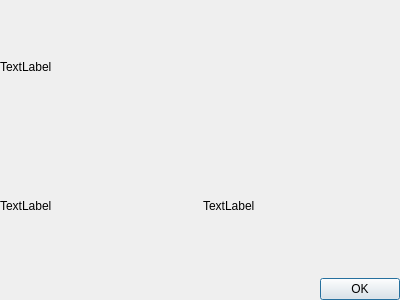
<?xml version="1.0" encoding="UTF-8"?>
<ui version="4.0">
 <class>Msgbox</class>
 <widget class="QDialog" name="Msgbox">
  <property name="geometry">
   <rect>
    <x>0</x>
    <y>0</y>
    <width>400</width>
    <height>300</height>
   </rect>
  </property>
  <property name="minimumSize">
   <size>
    <width>0</width>
    <height>0</height>
   </size>
  </property>
  <property name="windowTitle">
   <string>Dialog</string>
  </property>
  <layout class="QVBoxLayout" name="verticalLayout">
   <property name="leftMargin">
    <number>0</number>
   </property>
   <property name="topMargin">
    <number>0</number>
   </property>
   <property name="rightMargin">
    <number>0</number>
   </property>
   <property name="bottomMargin">
    <number>0</number>
   </property>
   <item>
    <widget class="QLabel" name="lblTitle">
     <property name="minimumSize">
      <size>
       <width>180</width>
       <height>25</height>
      </size>
     </property>
     <property name="text">
      <string>TextLabel</string>
     </property>
    </widget>
   </item>
   <item>
    <layout class="QHBoxLayout" name="horizontalLayout">
     <item>
      <widget class="QLabel" name="lblIcon">
       <property name="text">
        <string>TextLabel</string>
       </property>
      </widget>
     </item>
     <item>
      <widget class="QLabel" name="lblInfo">
       <property name="minimumSize">
        <size>
         <width>0</width>
         <height>30</height>
        </size>
       </property>
       <property name="text">
        <string>TextLabel</string>
       </property>
       <property name="wordWrap">
        <bool>true</bool>
       </property>
      </widget>
     </item>
    </layout>
   </item>
   <item>
    <widget class="QDialogButtonBox" name="buttonBox">
     <property name="orientation">
      <enum>Qt::Horizontal</enum>
     </property>
     <property name="standardButtons">
      <set>QDialogButtonBox::Ok</set>
     </property>
    </widget>
   </item>
  </layout>
 </widget>
 <resources/>
 <connections>
  <connection>
   <sender>buttonBox</sender>
   <signal>accepted()</signal>
   <receiver>Msgbox</receiver>
   <slot>accept()</slot>
   <hints>
    <hint type="sourcelabel">
     <x>248</x>
     <y>254</y>
    </hint>
    <hint type="destinationlabel">
     <x>157</x>
     <y>274</y>
    </hint>
   </hints>
  </connection>
  <connection>
   <sender>buttonBox</sender>
   <signal>rejected()</signal>
   <receiver>Msgbox</receiver>
   <slot>reject()</slot>
   <hints>
    <hint type="sourcelabel">
     <x>316</x>
     <y>260</y>
    </hint>
    <hint type="destinationlabel">
     <x>286</x>
     <y>274</y>
    </hint>
   </hints>
  </connection>
 </connections>
</ui>
